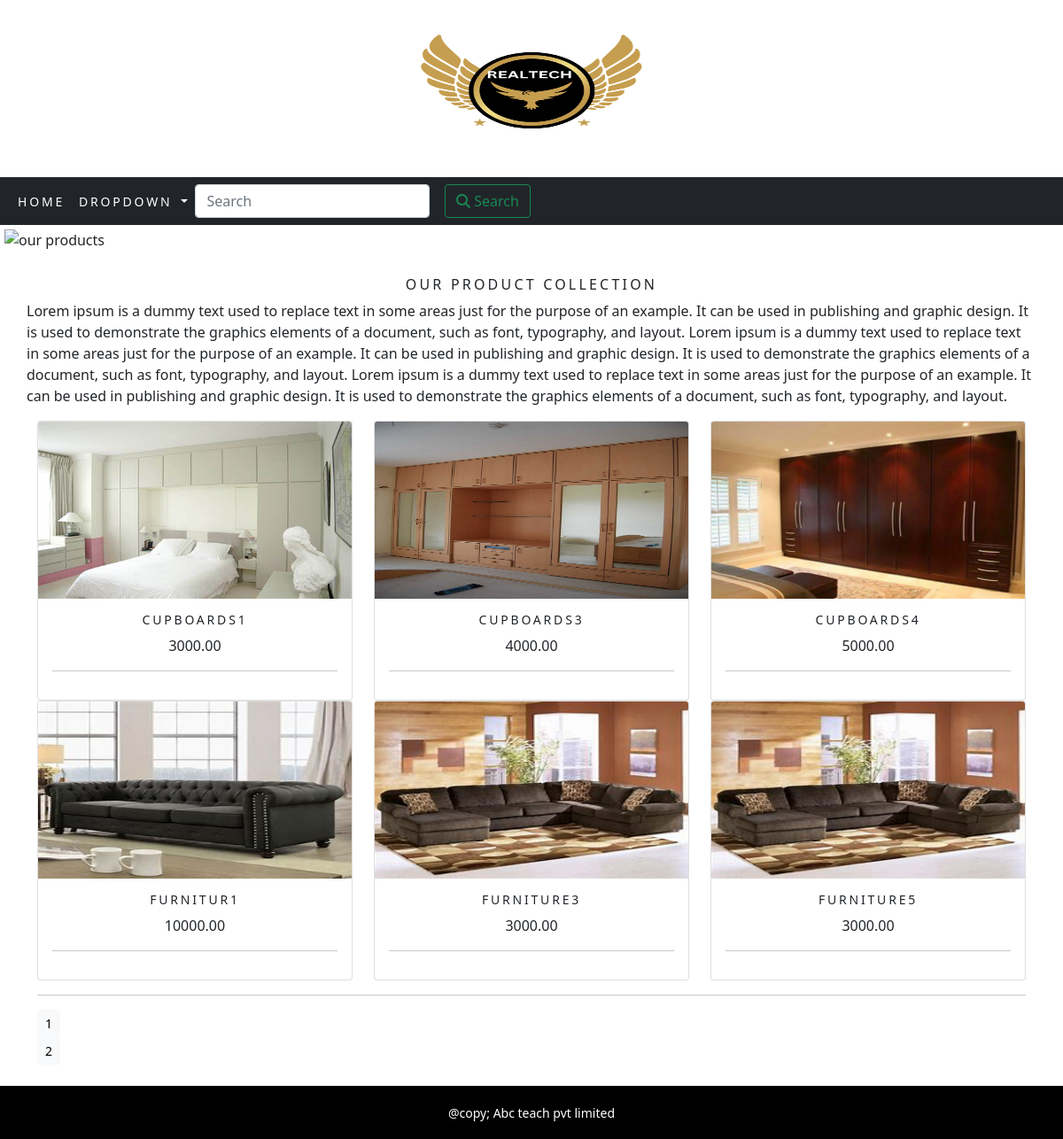
The app's page /ecommerceapp/ with its own data.
### ecommerceapp/models.py (models this page shows, shortened)
class Product(models.Model):
    name=models.CharField(max_length=250,unique=True)
    slug=models.SlugField(max_length=250,unique=True)
    description=models.TextField(blank=True)
    price=models.DecimalField(max_digits=10,decimal_places=2)
    category=models.ForeignKey(category,on_delete=models.CASCADE)
    image = models.ImageField(upload_to='product', blank=True)
    stock=models.IntegerField()
    available=models.BooleanField(default=True)
    created=models.DateTimeField(auto_now_add=True)
    updated=models.DateTimeField(auto_now=True)
    def get_url(self):
        return reverse('ecommerceapp:prodetail',args=[self.category.slug,self.slug])
    class Meta:
        ordering=('name',)
        verbose_name='Product'
        verbose_name_plural='products'

### ecommerceapp/views.py (the view)
# urls.py: path('',views.allprocat,name='allprocat'),
def allprocat(request,c_slug=None):
    c_page=None
    products_list=None
    if c_slug!=None:
        c_page=get_object_or_404(category,slug=c_slug)
        products_list=Product.objects.all().filter(category=c_page,available=True)
    else:
        products_list=Product.objects.all().filter(available=True)
    paginator=Paginator(products_list,6)
    try:
        page = int(request.GET.get('page', '1'))
    except:
        page=1
    try:
        products=paginator.page(page)
    except(EmptyPage,InvalidPage):
        products=paginator.page(paginator.num_pages)
    return render(request,"category.html",{'category':c_page,'products':products})

### ecommerceapp/contest_processors.py (called while the page is built)
def menu_links(request):
    links=category.objects.all()
    return dict(links=links)

### ecommerceapp/models.py (called while the page is built)
    def get_url(self):
        return reverse('ecommerceapp:products_by_category',args=[self.slug])

### ecommerceapp/templates/category.html (shortened to what this page needs)
{%extends 'base.html' %}
{% load static %}
{% block content %}
 {% if category %}
    <div class="container">
   <div class="row mx_auto">
       {% for category in catogories_object_list %}
<div class="my_bottom_margi col-9 col-sm-12 col-md-4  xol-lg-4" >
    <div class="card text-center" style="min-width:18rem;">
    <a href="{{category.get_url}}"><img class="card-img-top my-image" src="{{category.image.url}}" alt="{{category.name}}" width="200px" height="200px"></a>
 <div class="card-body">
  <h4>{{category.name}}</h4>
  <p>{{category.description}}</p>
 </div>
   </div>
  </div>
  {% endfor %}
 <!--<img class="my_image" src="{{category.image.url}}" alt="{{category.name}}" width="200px" height="200px">
</div>
<br>
<div>
 <h1 class="text-center my_title">{{category.name}}</h1>
 <p class="text-justify">{{category.description}}</p>
</div>-->
{% else %}
<div>
<img class="my_image my_image_padding" src="{% static 'img/BANNER1.png' %}" alt="our products" width="1450px" height="500px">
</div>
<br>
 <div class="container">
   <div class="row">
 <h1 class="text-center my_title">our product collection</h1>
    Lorem ipsum is a dummy text used to replace text in some areas just for the purpose of an example. It can be used in publishing and graphic design. It is used to demonstrate the graphics elements of a document, such as font, typography, and layout.  Lorem ipsum is a dummy text used to replace text in some areas just for the purpose of an example. It can be used in publishing and graphic design. It is used to demonstrate the graphics elements of a document, such as font, typography, and layout. Lorem ipsum is a dummy text used to replace text in some areas just for the purpose of an example. It can be used in publishing and graphic design. It is used to demonstrate the graphics elements of a document, such as font, typography, and layout.
</div>
 </div>
{% endif %}
  <div class="container">
   <div class="row mx_auto">
       {% for product in products.object_list %}
<div class="my_bottom_margi col-9 col-sm-12 col-md-4  xol-lg-4" >
    <div class="card text-center" style="min-width:18rem;">
    <a href="{{product.get_url}}"><img class="card-img-top my-image" src="{{product.image.url}}" alt="{{product.name}}" width="200px" height="200px"></a>
 <div class="card-body">
  <h4>{{product.name}}</h4>
  <p>{{product.price}}</p>
<hr>
 </div>
   </div>
  </div>
  {% endfor %}
 </div>
      <div class="mx-auto">
          <hr>
          <div class="text_center">
              {% for pg in products.paginator.page_range %}
              <a href="?page={{pg}}" class="btn btn-light btn-sm" {% if products.number == pg %} active {% endif %}">{{pg}}</a>
</div>
{% endfor %}
</div>
<br>
{% endblock %}

### ecommerceapp/templates/base.html (shortened to what this page needs)
{% load static %}
<!DOCTYPE html>
<html lang="en">
<head>
    <link rel="stylesheet" href="{% static 'css/custom.css' %}">
    <link href="{% static 'css/bootstrap.min.css' %}" rel="stylesheet" >
    <title>{% block title %}{% endblock %}</title></head>
<body>
    {% include 'header.html' %}
    {% include 'nav.html' %}
    {% block content %}
    {% endblock %}
{% include 'footer.html' %}
</body>
</html>

### ecommerceapp/templates/header.html
{% load static %}
<header>
    <center>
        <a href="{% url 'ecommerceapp:allprocat' %}"><img src="{% static 'img/logo11.png' %}" alt="logimage" width="330px" height="200px"></a>
    </center>
</header>

### ecommerceapp/templates/nav.html (shortened to what this page needs)
<nav class="navbar navbar-expand-lg navbar-light bg-dark" style="color:#ffffff">
  <div class="container-fluid" >
    <div class="collapse navbar-collapse" id="navbarSupportedContent">
      <ul class="navbar-nav me-auto mb-2 mb-lg-0">
    <div class="collapse navbar-collapse" id="navbarSupportedContent">
      <ul class="navbar-nav me-auto mb-2 mb-lg-0">
        <li class="nav-item">
          <a class="nav-link active" aria-current="page" href="{% url 'ecommerceapp:allprocat' %}" style="color:#ffffff">Home</a>
        </li>
        <li class="nav-item dropdown">
          <a class="nav-link dropdown-toggle" href="#" id="navbarDropdown" role="button" data-bs-toggle="dropdown" aria-expanded="false" style="color:#ffffff">
            Dropdown
          </a>
        </li>
      </ul>
      <form class="d-flex justify-content-right" action="{% url 'searchapp:searchresult' %}" method="get" >
<ul class="navbar-nav navbar-right">
  <li class="nav-item">
  <input class="form-control me-2" type="search" placeholder="Search" name="q" aria-label="Search"></li></ul>
  <ul class="navbar-nav navbar-right">
    <li class="nav-right" >
     &nbsp;&nbsp;&nbsp;&nbsp;<button class="btn btn-outline-success mr-0 " type="submit" ><i class="fa-solid fa-magnifying-glass"></i>&nbsp;Search</button></li></ul>
      </form>
    </div>
</nav>

### ecommerceapp/templates/footer.html
<div class="footer navbar-fixed-bottom my-footer" style="background-color:black">
  <p class="text-center" style="color:white">@copy; Abc teach pvt limited</p>
</div>

### ecommerceapp/static/css/custom.css (style rules this page uses)
body { font-family: 'Lato', sans-serif; font-family: 'Oswald', sans-serif; }
.nav-item { letter-spacing:.2em; font-size:14px; text-transform:uppercase; }
.my_image { width:100%; height:auto; }
.my_title { font-size:16px; text-transform:uppercase; letter-spacing:.2em; }
.my-footer { background-color:#f8f9fa; height:60px; }
.my-footer p { padding-top:20px; font-size:14px; }
.my_image_padding { padding:5px; }
.card-body h4 { letter-spacing:.2em; font-size:14px; text-transform:uppercase; }

### records on screen
Product: image (picture), name "CUPBOARDS1", price "3000.00"
Product: image (picture), name "CUPBOARDS3", price "4000.00"
Product: image (picture), name "CUPBOARDS4", price "5000.00"
Product: image (picture), name "FURNITUR1", price "10000.00"
Product: image (picture), name "FURNITURE3", price "3000.00"
Product: image (picture), name "FURNITURE5", price "3000.00"

### other values on screen
{{ pg }} "1" "2"
